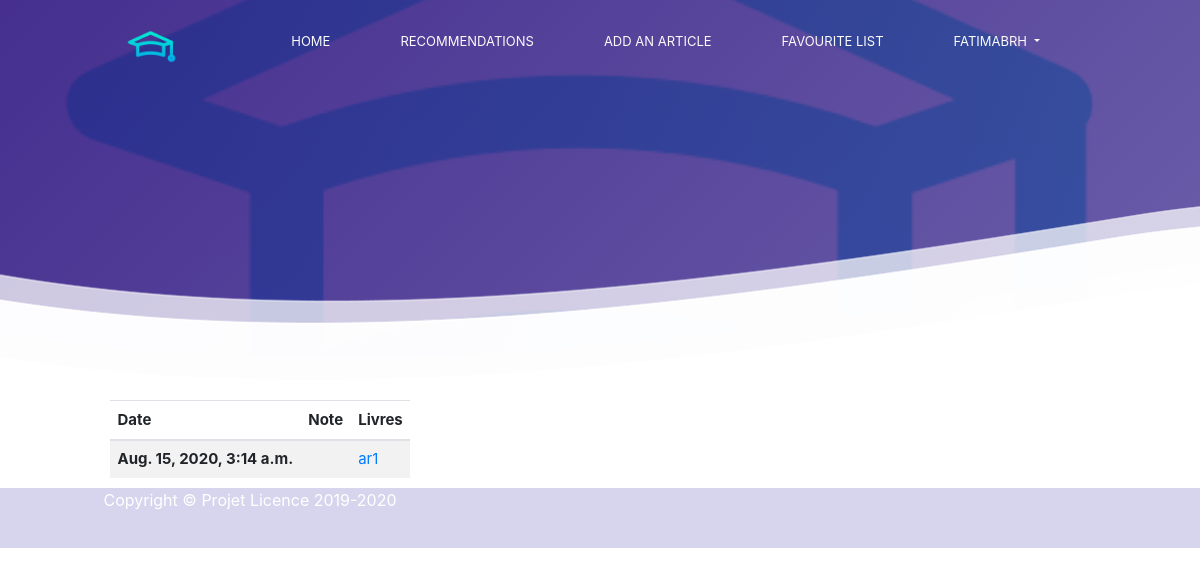
Page /articl/livres_note/ (signed in) on the earlier database version.
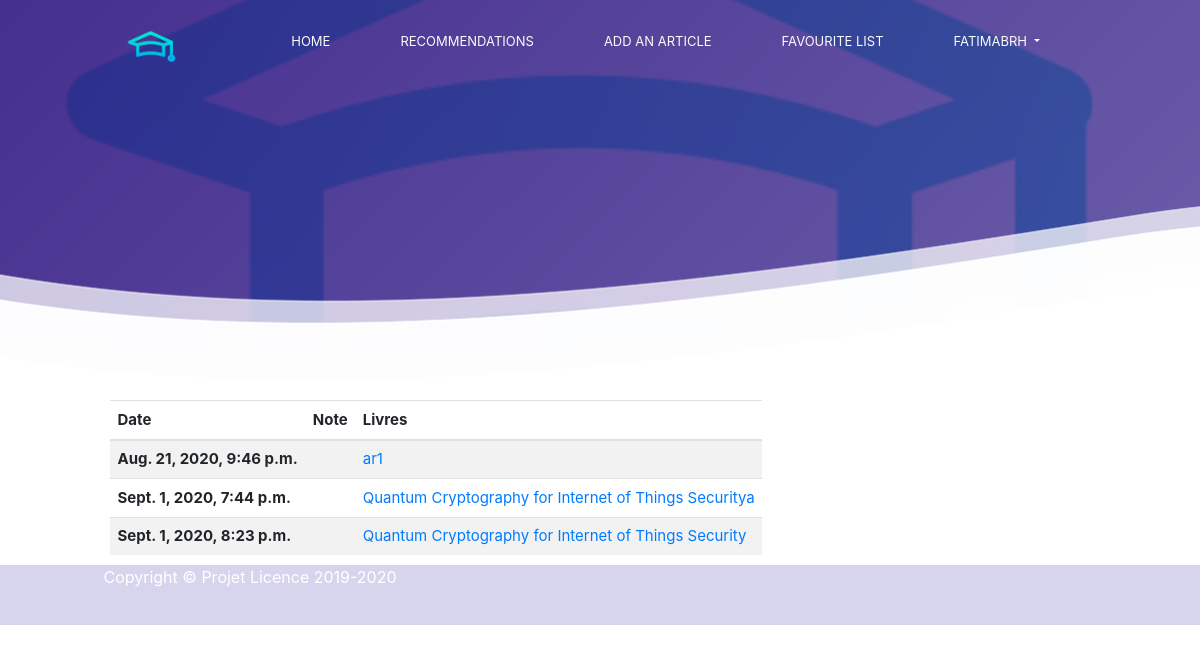
Same page on the later database version.
### articl/models.py (models this page shows, shortened)
class Note(models.Model):
    note = models.IntegerField(default=0)
    date = models.DateTimeField(auto_now_add=True, null=True)
    articl = models.ForeignKey(ArticlPub, on_delete=models.CASCADE)
    user = models.ForeignKey(settings.AUTH_USER_MODEL, on_delete=models.CASCADE)

class ArticlPub(models.Model):
    ArticlTYPE=(
      ('1','Research Article'),
      ('2','Research Paper'),
      ('3','Review Paper'),
      ('4','Review Article'),
      ('5','Peer-Reviewed Articles'),
    )
    DOMAINE=(
        ('1','Computer Hardware'),
        ('2','Computer Networking'),
        ('3','Computer Software'),
        ('4','Cloud computing'),
        ('5','Cyber Security and Ethical Hacking'),
        ('6','Data Science and Data Analysis'),
        ('7','Programming Language'),
        ('8','Artificial intelligence'),
        ('9','Operating system'),
        ('10','Web Development'),
        ('11','Web Designing'),
        ('12','Graphics design'),
        ('13','Network Analytics and testing'),
        ('14','Robotics'),
        ('15','others field'),
        )
    user = models.ForeignKey(settings.AUTH_USER_MODEL, on_delete=models.CASCADE)
    titre=models.CharField(max_length=500)
    resumé=models.CharField(max_length=2000, blank=True)
    keywords=models.CharField(max_length=500, blank=True)
    maison_ed=models.CharField(max_length=500,blank=True)
    typeArticl=models.CharField(max_length=100,blank=False,choices=ArticlTYPE)
    path=models.FileField(blank=True,null=True,upload_to='chapter/%Y/')
    auteurEcrit = models.ManyToManyField(Profile, blank=True, null=True)
    favourite = models.ManyToManyField(User,related_name='favourite', blank=True)
    timestamp = models.DateField(auto_now=False, auto_now_add=True)
    domaineArt=models.CharField(max_length=100,choices=DOMAINE,blank=False,default='Computer Software ')
    def __str__(self):
      return self.titre

### articl/views.py (the view)
# urls.py: path('livres_note/', views.list_note, name='list_note'),
def list_note(request):
    notes = Note.objects.filter(user=request.user)
    if request.POST:
        saveInfos(request, request.POST["type"])
    context={
        'notes':notes
    }
    return render(request,'liste_note.html',context)

### articl/templates/liste_note.html (shortened to what this page needs)
{%  extends 'base.html' %}
{% load static %}
{% block content %}
<div class="container">
    <div class="row">
        <div class="container col-lg-12 col-md-12" >
            <div class="row">
                <div class="row">
                    <div class="box">
                        <table class="table table-striped">
                            <thead>
                            <tr>
                                <th scope="col">Date</th>
                                <th scope="col">Note</th>
                                <th scope="col">Livres</th>
                            </tr>
                            </thead>
                            <tbody>
                            {% for note in notes %}
                                <tr>
                                    <th scope="row">{{note.date}}</th>
                                    <td>
                                    </td>
                                    <td><a href=""> {{ note.articl }} </a></td>
                                </tr>
                            {% endfor %}
                            </tbody>
                        </table>
                    </div>
                </div>
            </div>
        </div>
    </div>
</div>
{% endblock %}

Differences in the rows shown:
removed Note: date "Aug. 15, 2020, 3:14 a.m.", articl "ar1"
added Note: date "Aug. 21, 2020, 9:46 p.m.", articl "ar1"
added Note: date "Sept. 1, 2020, 7:44 p.m.", articl "Quantum Cryptography for Internet of Things Securitya"
added Note: date "Sept. 1, 2020, 8:23 p.m.", articl "Quantum Cryptography for Internet of Things Security"
